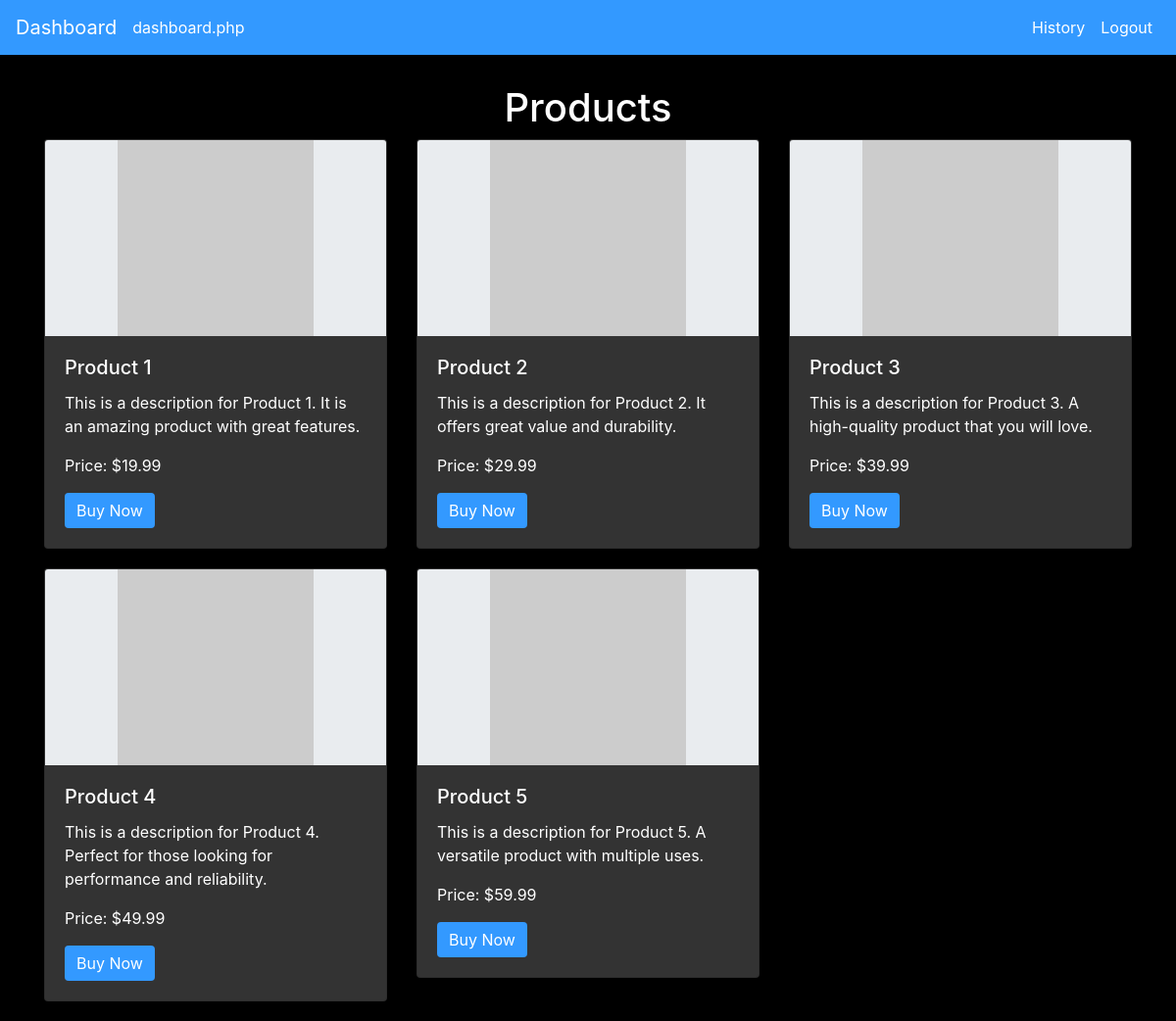
/dashboard.php (signed in), run on the app's committed database.
### tables this page shows
CREATE TABLE `products` (
  `id` int(11) NOT NULL,
  `image` varchar(255) NOT NULL,
  `title` varchar(255) NOT NULL,
  `description` text NOT NULL,
  `price` decimal(10,2) NOT NULL
);

### dashboard.php (the view, shortened to what this page needs)
<?php
require_once "config.php";
?>
<!DOCTYPE html>
<html lang="en">
<head>
    <link rel="stylesheet" href="https://stackpath.bootstrapcdn.com/bootstrap/4.5.2/css/bootstrap.min.css">
</head>
<body>
<nav class="navbar navbar-expand-lg navbar-dark">
    <a class="navbar-brand" href="#">Dashboard</a>
    <div class="collapse navbar-collapse">dashboard.php
        <ul class="navbar-nav ml-auto">
            <li class="nav-item"><a class="nav-link" href="historylog.php">History</a></li>
            <li class="nav-item"><a class="nav-link" href="logout.php">Logout</a></li>
        </ul>
    </div>
</nav>
<div class="container product-container">
    <h1 class="text-center">Products</h1>
    <div class="row">
        <?php
        $sql = "SELECT id, image, title, description, price FROM products";
        if ($result = $pdo->query($sql)) {
            while ($row = $result->fetch()) {
                echo '<div class="col-md-4">';
                echo '<div class="card">';
                echo '<img src="' . htmlspecialchars($row["image"]) . '" class="card-img-top" alt="' . htmlspecialchars($row["title"]) . '">';
                echo '<div class="card-body">';
                echo '<h5 class="card-title">' . htmlspecialchars($row["title"]) . '</h5>';
                echo '<p class="card-text">' . htmlspecialchars($row["description"]) . '</p>';
                echo '<p class="card-text">Price: $' . htmlspecialchars($row["price"]) . '</p>';
                echo '<form method="post" action="dashboard.php">';
                echo '<button type="submit" class="btn btn-buy">Buy Now</button>';
                echo '</form>';
                echo '</div>';
                echo '</div>';
                echo '</div>';
            }
        } else {
            echo '<p class="text-center">No products available.</p>';
        }
        ?>
    </div>
</div>
</body>
</html>

### dashboard.php (style rules this page uses)
body { background-color: #000000; color: white; }
.navbar { background-color: #3399ff; }
.navbar a { color: #ffffff !important; }
.product-container { margin-top: 30px; }
.card { width: 100%; margin-bottom: 20px; background-color: #333; }
.card-img-top { width: 100%; height: auto; max-height: 200px; object-fit: contain; background-color: #e9ecef; }
.btn-buy { background-color: #3399ff; border: none; color: white; }

### data on the page
products: title "Product 1", description "This is a description for Product 1. It is an amazing product with great features.", price "19.99"
products: title "Product 2", description "This is a description for Product 2. It offers great value and durability.", price "29.99"
products: title "Product 3", description "This is a description for Product 3. A high-quality product that you will love.", price "39.99"
products: title "Product 4", description "This is a description for Product 4. Perfect for those looking for performance and reliability.", price "49.99"
products: title "Product 5", description "This is a description for Product 5. A versatile product with multiple uses.", price "59.99"
